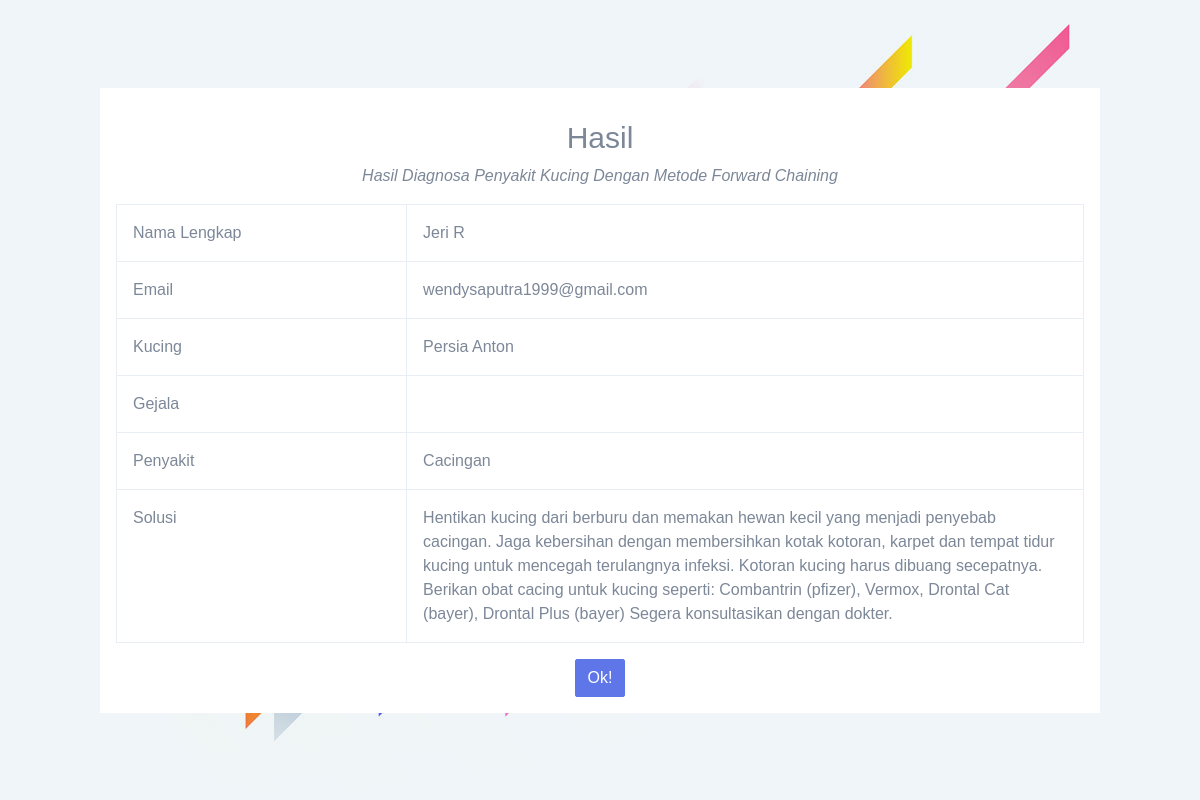
Page /index.php/konsultasi/hasil on the committed database.
### tables this page shows
CREATE TABLE `user` (
  `id` int(11) NOT NULL,
  `nama` varchar(50) NOT NULL,
  `email` varchar(50) NOT NULL,
  `jenis` varchar(50) NOT NULL,
  `namakucing` varchar(50) NOT NULL,
  `penyakit_kode` varchar(5) NOT NULL
);

CREATE TABLE `penyakit` (
  `id_penyakit` int(11) NOT NULL,
  `kode_penyakit` varchar(3) NOT NULL,
  `penyakit` varchar(1000) NOT NULL,
  `solusi` varchar(1000) NOT NULL
);

### application/controllers/Konsultasi.php (called while the page is built, shortened)
<?php
class Konsultasi extends CI_Controller
{
    public function hasil()
    {
        $data['title'] = 'hasil';
        $id = $this->user->getId() - 1;
        $data['hasil'] = $this->user->getHasil($id);
        $kode = $data['hasil']['kode_penyakit'];
        $data['gejala'] = $this->gejala->getGejalaPenyakit($kode);
        $this->load->view('konsultasi/hasil', $data);
    }
}

### index.php (called while the page is built, shortened)
<?php
require_once BASEPATH.'core/CodeIgniter.php';

### application/models/User_model.php (called while the page is built, shortened)
<?php
class User_model extends CI_model
{
    public function getHasil($id)
    {
        $this->db->select('*');
        $this->db->from('user');
        $this->db->join('penyakit', 'penyakit.kode_penyakit = user.penyakit_kode');
        $this->db->where('user.id', $id);
        return $this->db->get()->row_array();
    }
    public function getId()
    {
        $this->db->select_max('id', 'id');
        $query = $this->db->get('user')->row_array();
        $data = $query['id'];
        $kode = (int) substr($data, 0);
        $kode++;
        return $kode;
    }
}

### application/views/konsultasi/hasil.php (the view, shortened to what this page needs)
<!DOCTYPE html>
<html dir="ltr">
<head>
    <link href="<?= base_url() ?>files/dist/css/style.min.css" rel="stylesheet">
</head>
<body>
    <div class="main-wrapper">
        <div class="auth-wrapper d-flex no-block justify-content-center align-items-center position-relative" style="background:url(<?= base_url() ?>files/assets/images/big/auth-bg.jpg) no-repeat center center;">
            <div class="col-sm-10 bg-white">
                <div class="p-3">
                    <h2 class="mt-3 text-center">Hasil</h2>
                    <p class="text-center"><i>Hasil Diagnosa Penyakit Kucing Dengan Metode Forward Chaining</i></p>
                    <div class="row">
                        <table border="1" class="table table-bordered">
                            <tr>
                                <td width="30%">Nama Lengkap</td>
                                <td><?= $hasil['nama'] ?></td>
                            </tr>
                            <tr>
                                <td width="30%">Email</td>
                                <td><?= $hasil['email'] ?></td>
                            </tr>
                            <tr>
                                <td width="30%">Kucing</td>
                                <td><?= $hasil['jenis'] . ' ' . $hasil['namakucing']  ?></td>
                            </tr>
                            <tr>
                                <td width="30%">Gejala</td>
                                <td><?php foreach ($gejala as $g) : ?><?= $g['gejala'] ?><br><?php endforeach; ?></td>
                            </tr>
                            <tr>
                                <td width="30%">Penyakit</td>
                                <td><?= $hasil['penyakit'] ?></td>
                            </tr>
                            <tr>
                                <td width="30%">Solusi</td>
                                <td><?= $hasil['solusi'] ?></td>
                            </tr>
                        </table>
                    </div>
                    <div class="text-center">
                        <a href="<?= base_url('konsultasi') ?>" class="btn btn-primary">Ok!</a>
                    </div>
                </div>
            </div>
        </div>
    </div>
</body>
</html>

### rows in the picture
user: nama "Jeri R", email "wendysaputra1999@gmail.com", jenis "Persia", namakucing "Anton", penyakit.penyakit "Cacingan", penyakit.solusi "Hentikan kucing dari berburu dan memakan hewan kecil yang menjadi penyebab cacingan. Jaga kebersihan dengan membersihkan kotak kotoran, karpet dan tempat tidur kucing untuk mencegah terulangnya infeksi. Kotoran kucing harus dibuang secepatnya. Berikan obat cacing untuk kucing seperti: Combantrin (pfizer), Vermox, Drontal Cat (bayer), Drontal Plus (bayer) Segera konsultasikan dengan dokter."
